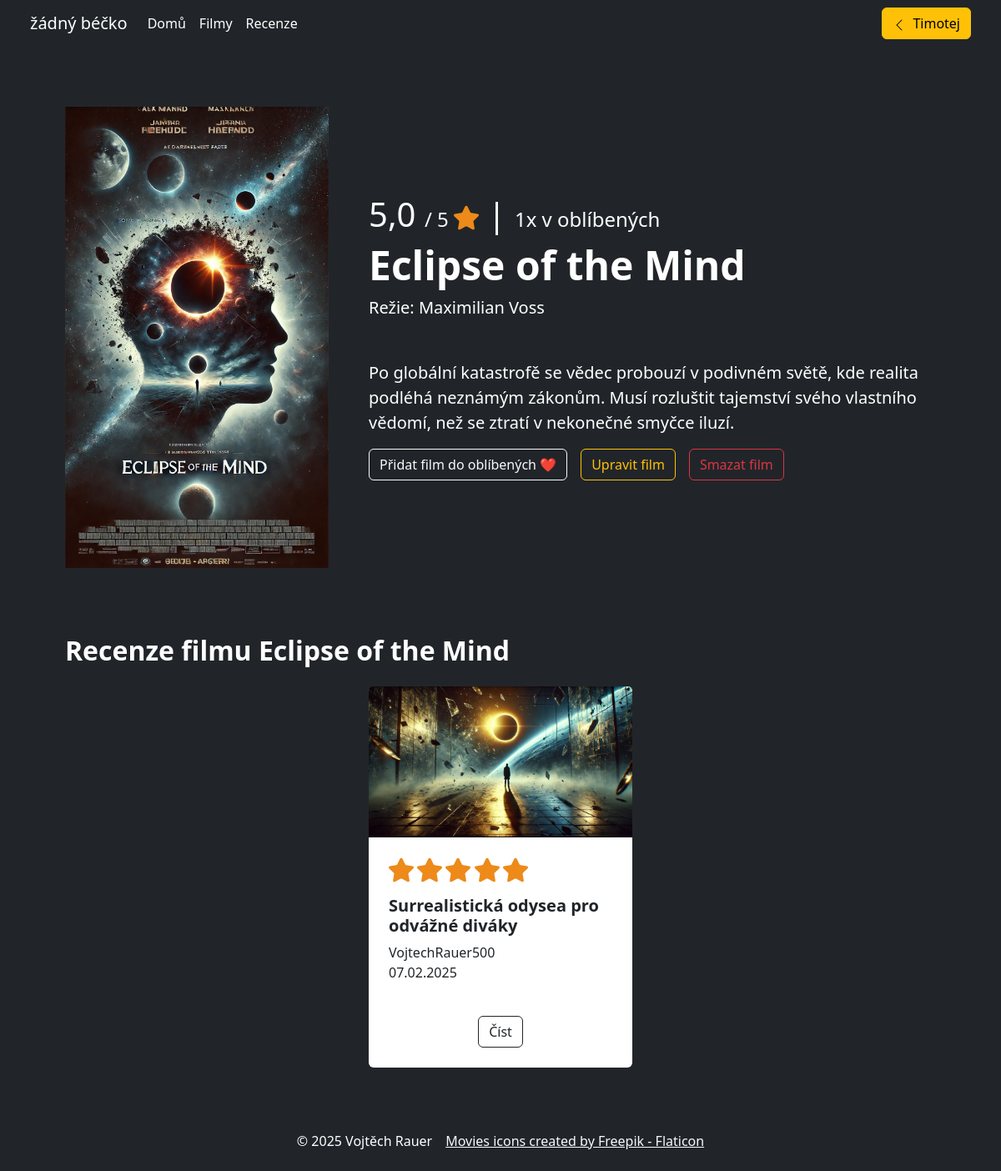
/filmy/eclipse-of-the-mind (signed in), run on an earlier commit of the app's database.
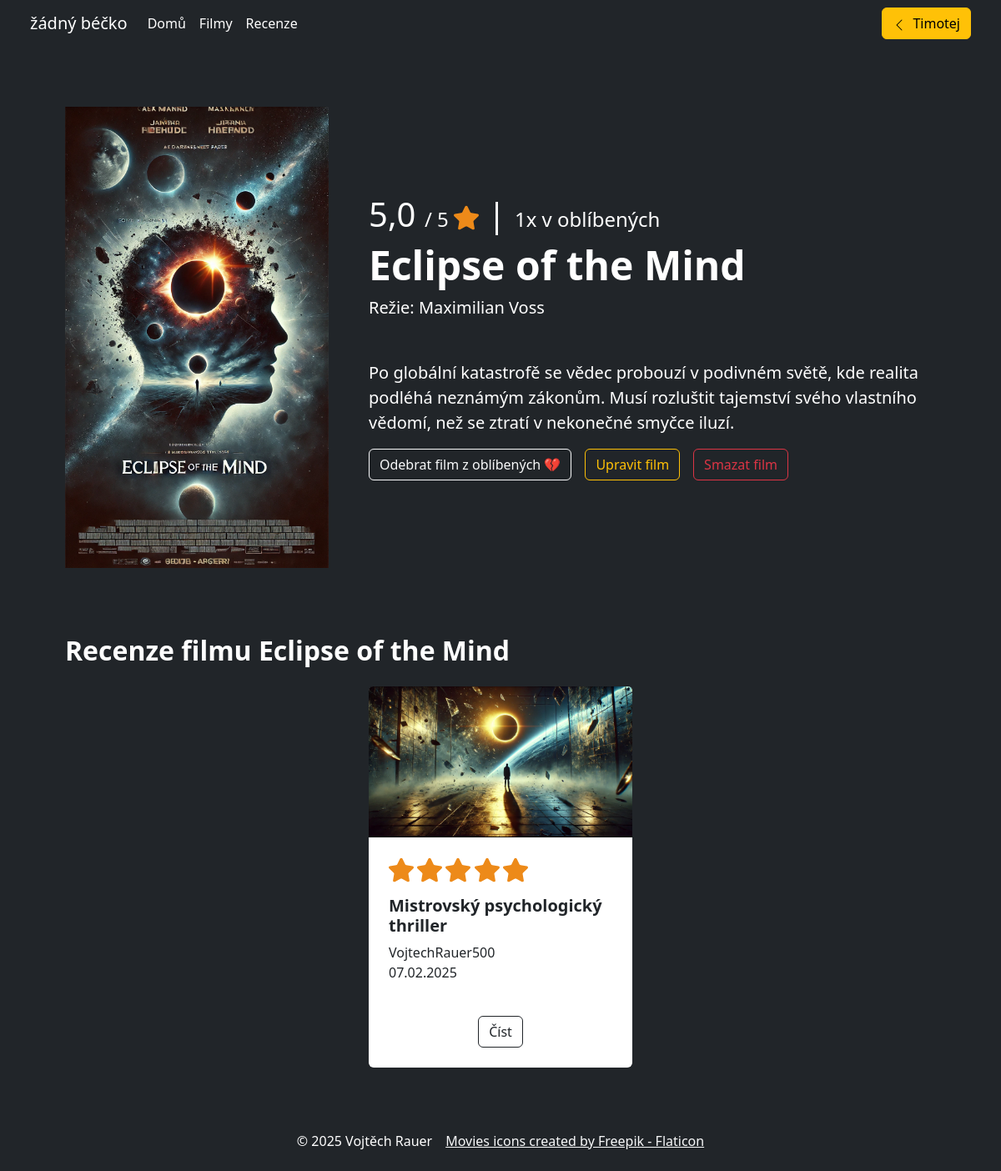
And on a later commit of the database.
### blog/models.py (models this page shows, shortened)
class Review(models.Model): #class representing a film review
    class Meta:
        verbose_name = 'Recenze'
        verbose_name_plural = 'Recenze'
    class Rating(models.IntegerChoices): #choices for field 'rating' with integer values and respectively their UI representations
        A = 5, '5 ⭐'
        B = 4, '4 ⭐'
        C = 3, '3 ⭐'
        D = 2, '2 ⭐'
        E = 1, '1 ⭐'
        F = 0, '0 ⭐'
    title = models.CharField(max_length=200)
    slug = models.SlugField(unique=True)
    film = models.ForeignKey(Film, on_delete=models.CASCADE)
    body = CKEditor5Field('Text', config_name='extends') #ck-editor field enabling user to further format the text of their review
    author = models.ForeignKey(User, on_delete=models.CASCADE)
    created = models.DateTimeField(auto_now_add=True)
    edited = models.DateTimeField(auto_now=True)
    image = models.ImageField(upload_to='review_headers/', default='review_headers/dummy_header.png', blank=True, null=True)
    rating = models.IntegerField(
        choices=Rating.choices
    )

class User(AbstractUser): #class representing a user
    class Meta:
        verbose_name = 'Uživatel'
        verbose_name_plural = 'Uživatelé'
    email = models.EmailField(unique=True)
    username = models.CharField(max_length=200, unique=True)
    profile_pic = models.ImageField(
        default='/profile_pics/default_profile_pic.png',
        upload_to='profile_pics/')
    """"""
    USERNAME_FIELD = 'email' #setting the login username to email
    REQUIRED_FIELDS = ['username']
    def __str__(self):
        return self.username

### blog/views.py (the view)
# urls.py: path('filmy/<slug:slug>', views.film_detail, name='film-detail'),
def film_detail(request, slug):
    film = Film.objects.get(slug=slug)
    reviews = film.review_set.all()
    form = AddFilmToFavorites(instance=film)
    in_favorites = request.user.favorite_films.filter(film=film).exists()
    try:
        rating = film.review_set.all().aggregate(Avg('rating'))['rating__avg']
    except TypeError:
        rating = None
    context = {'film': film, 'reviews': reviews, 'rating':rating, 'form':form, 'in_favorites': in_favorites}
    return render(request, 'blog/film/detail.html', context)

### blog/forms.py
class AddFilmToFavorites(ModelForm):
    class Meta:
        model = FavoriteFilm
        exclude = '__all__'

### blog/models.py (called while the page is built)
    def __str__(self):
        return self.name

### blog/templates/blog/film/detail.html (shortened to what this page needs)
{% extends 'blog/main.html' %}
{% load static %}
{% block content %}
        <section class="py-5">
            <div class="container px-4 px-lg-5 my-4">
                <div class="row gx-4 gx-lg-5 align-items-center">
                    <div class="col-md-4"><img class="card-img-top mb-5 mb-md-0" src="{{ film.image.url }}" alt="..." /></div>
                    <div class="col-md-8">
                        <div class="small mb-1">
                            {% if rating %}
                              <h1 class="h1">{{rating}} <span class="h4">/ 5 </span><img src="{% static 'assets/star.svg' %}" class="ml-3" style="height: 30px;"/> | <span class="h4">{{ film.in_favorites.count }}x v oblíbených</span></h1>
                            {% else %}
                            <p class="h5">Bez hodnocení  <span class="h1">| </span><span class="h4">{{ film.in_favorites.count }}x v oblíbených</span></p>
                            {% endif %}
                        </div>
                        <h1 class="display-5 fw-bolder">{{ film.title }}</h1>
                        <div class="fs-5 mb-5">
                            <span>Režie: {{ film.director }}</span>
                        </div>
                        <p class="lead">{{ film.summary }}</p>
                        <div class="d-flex">
                        {% if not in_favorites %}
                        <div>
                            <form method="post" action="{% url 'add-favorite-film' film.slug %}">
                            <input type="submit" class="btn btn-outline-light" value="Přidat film do oblíbených ❤️">
                            </form>
                        </div>
                        {% else %}
                        <div>
                            <form method="post" action="{% url 'delete-favorite-film' film.slug %}">
                            <input type="submit" class="btn btn-outline-light" value="Odebrat film z oblíbených 💔">
                            </form>
                        </div>
                        {% endif %}
                            <a href="#" class="btn btn-outline-warning ms-3">Upravit film</a>
                            <a href="{% url 'film-delete' film.slug %}" class="btn btn-outline-danger ms-3">Smazat film</a>
                            </div>
                    </div>
                </div>
            </div>
        </section>
        <section class="py-1">
            <div class="container px-4 px-lg-5 mt-1">
                <h2 class="fw-bolder mb-4">Recenze filmu {{ film.title }}</h2>
                <div class="row gx-4 gx-lg-5 row-cols-1 row-cols-md-2 row-cols-xl-3 justify-content-center">
                    {% if reviews %}
                    {% for review in reviews %}
                    <div class="col mb-5">
                        <div class="card h-100 border-0">
                            <a href="{% url 'review-detail' review.slug %}"><img class="card-img-top" src="{{review.image.url}}" alt="..." /></a>
                            <div class="card-body p-4">
                                    <div class="rating">
                                        {% for _ in ""|rjust:review.rating %}
                                        <img src="{% static 'assets/star.svg' %}" class="ml-3 mb-3" style="height: 30px; color: white"/>
                                        {% endfor %}
                                     </div>
                                    <h5 class="fw-bolder">{{review.title}}</h5>
                                    {{review.author}}
                                    <p>{{review.created|date:"d.m.Y"}}</p>
                            </div>
                            <div class="card-footer p-4 pt-0 border-top-0 bg-transparent">
                                <div class="text-center"><a class="btn btn-outline-dark mt-auto" href="{% url 'review-detail' review.slug %}">Číst</a></div>
                            </div>
                        </div>
                    </div>
                    {% endfor %}
                    {% endif %}
                </div>
            </div>
        </section>
{% endblock content %}

What changed in the data, as far as the page shows it:
changed Review "VojtechRauer500": title "Surrealistická odysea pro odvážné diváky" → "Mistrovský psychologický thriller"
Also different on the page:
form field value: (not shown) → "Odebrat film z oblíbených 💔"
form field value: "Přidat film do oblíbených ❤️" → (not shown)
